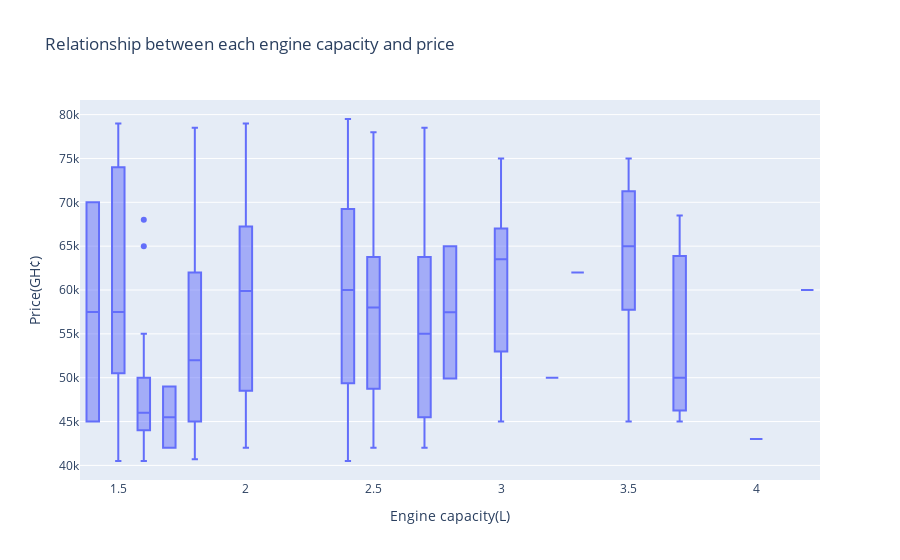

This figure's notebook cell:
### Code cell
fig = px.box(filtered, x="Engine capacity(L)", y="Price(GH¢)", title='Relationship between each engine capacity and price')
fig.show()

### Figure 1 — Plotly figure (JSON) as saved in the notebook; plotly's stock layout.template omitted (floating-point values rounded to 4 significant figures; data arrays with more than 128 entries replaced by an {"elided": "..."} marker saying what was removed)
{"data": [{"alignmentgroup": "True", "hovertemplate": "Engine capacity(L)=%{x}<br>Price(GH¢)=%{y}<extra></extra>", "legendgroup": "", "marker": {"color": "#636efa"}, "name": "", "notched": false, "offsetgroup": "", "orientation": "v", "showlegend": false, "type": "box", "x": {"elided": "333 str values"}, "x0": " ", "xaxis": "x", "y": {"elided": "333 int values"}, "y0": " ", "yaxis": "y"}], "layout": {"boxmode": "group", "legend": {"tracegroupgap": 0}, "title": {"text": "Relationship between each engine capacity and price"}, "xaxis": {"anchor": "y", "domain": [0, 1], "title": {"text": "Engine capacity(L)"}}, "yaxis": {"anchor": "x", "domain": [0, 1], "title": {"text": "Price(GH¢)"}}}}
